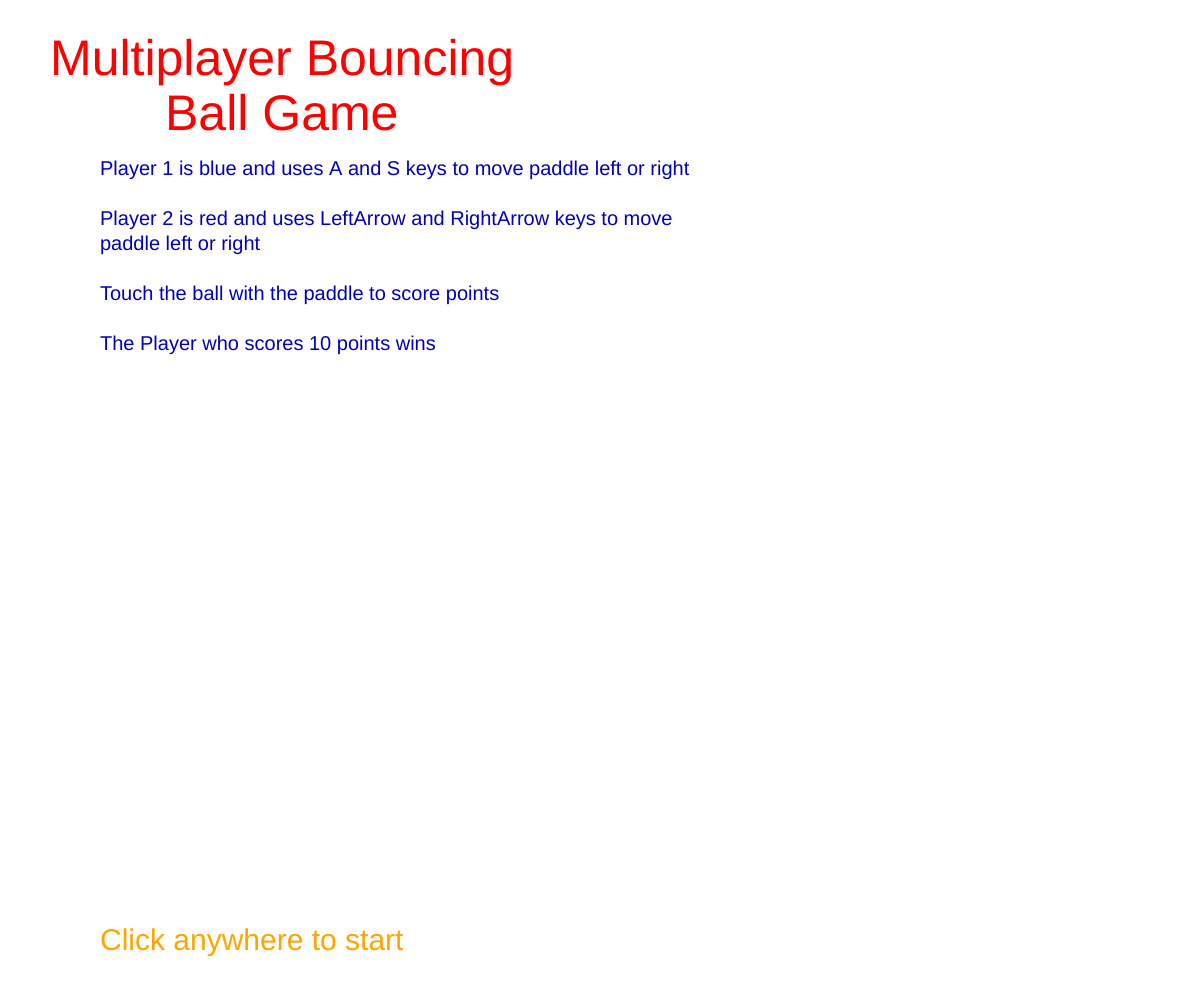
Frame 1 (no input)
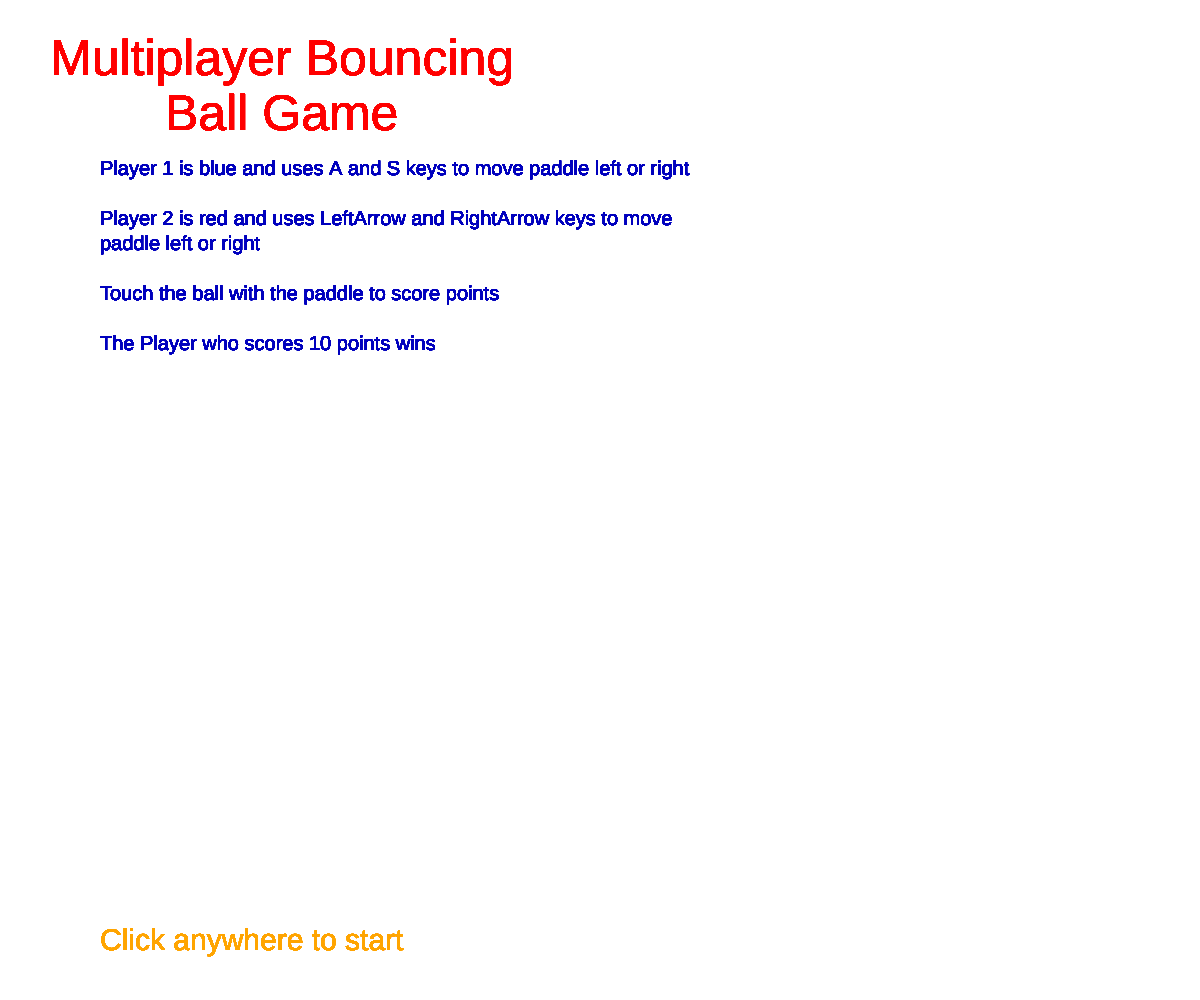
Frame 60 (no input)
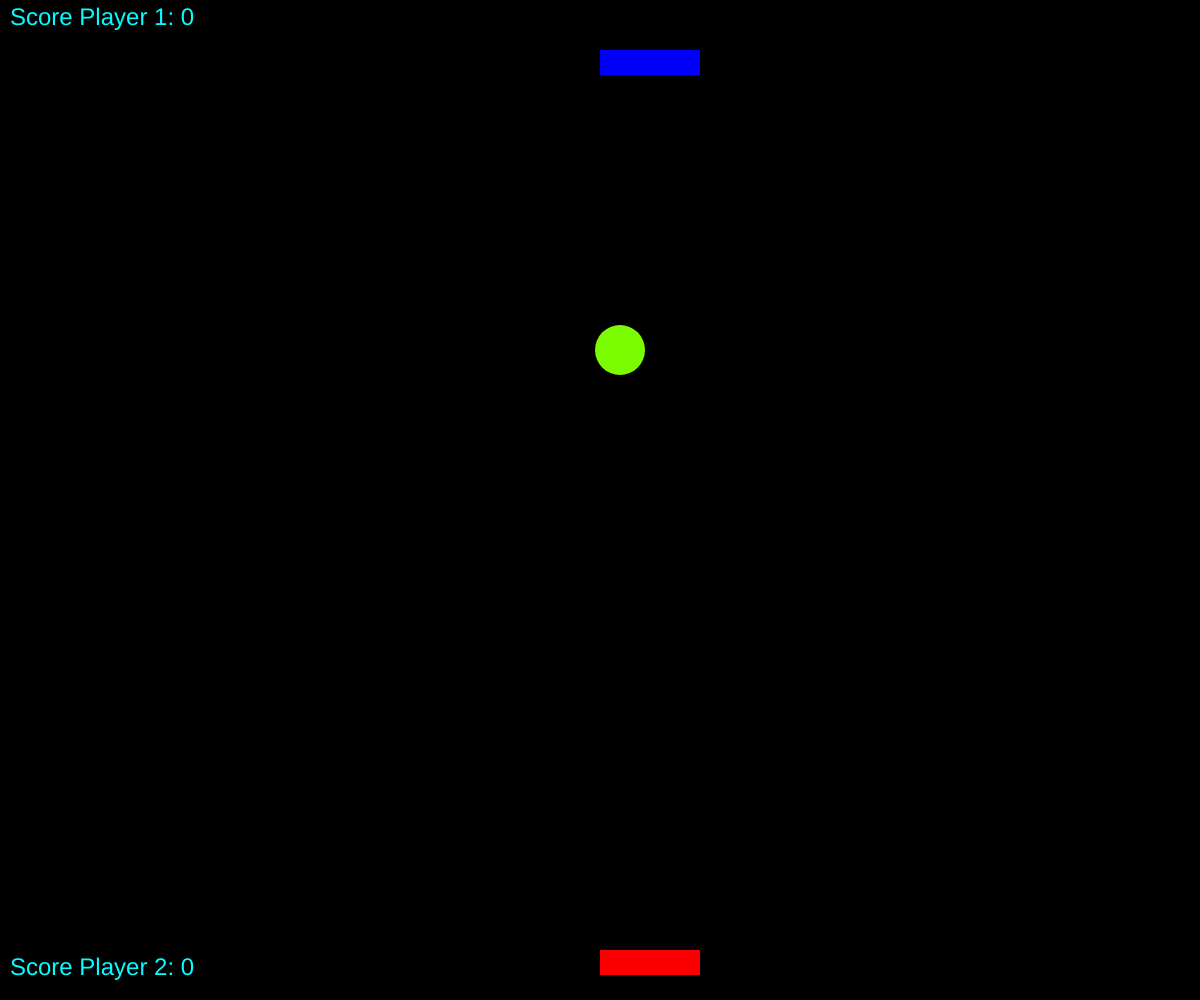
Frame 120 (the mouse pressed at the canvas centre since frame 60)

The p5.js sketch that drew these frames (run headless with seeded random() and noise() and a simulated clock; from frame 60 on, the mouse is pressed at the canvas centre):

// p5.js sketch
// ── sketch.js
// Variables for the ball
var xBall = Math.floor(Math.random() * 300) + 50;
var yBall = 50;
var diameter = 50;
var xBallChange = 5;
var yBallChange = 5;
var a=50,on=false,k=0,x=124,y=252,z=0;


// Variables for the paddle
var xPaddle,xPaddletop, yPaddletop;
var yPaddle;
var paddleWidth = 100;
var paddleHeight = 25;

var started = false;
var scorep1 = 0,scorep2=0;

function setup() {
  createCanvas(windowWidth, windowHeight);
  
 // background(0);
  
}

function draw() {
  if(on==false){
    //background(0,20)
    textSize(50)
    fill(255,0,0)
    text("Multiplayer Bouncing ",50,75)
    text("Ball Game",165,130)
    textSize(20)
    fill(0,0,190)
    text("Player 1 is blue and uses A and S keys to move paddle left or right",100,175)
    text("Player 2 is red and uses LeftArrow and RightArrow keys to move ",100,225)
    text("paddle left or right",100,250);
    text("Touch the ball with the paddle to score points",100,300) 
    text("The Player who scores 10 points wins",100,350) 
textSize(30)
    fill(255,165,0)
  text("Click anywhere to start",100,windowHeight-50)
   if(mouseIsPressed)
     on=true
          k++}
  if(on){
  background(0,255)

  // Ball bounces off walls
	xBall += xBallChange;
	yBall += yBallChange;
	if (xBall < diameter/2 || 
      xBall > windowWidth - 0.5*diameter) {
		xBallChange *= -1;
  }
	if (yBall < diameter/2 || 
      yBall > windowHeight - diameter) {
    yBallChange *= -1;
	}
  
  // Detect collision with paddlebelow
  if ((xBall > xPaddle) &&
      (xBall <xPaddle + paddleWidth) &&    
      (yBall + (diameter/2) >= yPaddle)&&(yBall - (diameter/2) <= yPaddle+paddleHeight)) {
    xBallChange *= -1;
    yBallChange *= -1;
    scorep2++;
    x=200
    y=0
    z=0
  }
 //  if((xPaddle+paddleWidth==xBall-(diameter/2))&&(yBall>yPaddle)&&(yPaddle+paddleHeight>yBall)){
 // xBallChange *= -1;
 //    yBallChange *= -1;
 //  print("touch")
 //  }
  
  // Detect collision with paddletop
  if ((xBall >xPaddletop) &&
      (xBall <xPaddletop + paddleWidth) &&(yBall + (diameter/2) >= yPaddletop)&&(yBall - (diameter/2) <= yPaddletop+paddleHeight)){
    xBallChange *= -1;
    yBallChange *= -1;
    scorep1++;
    x=0
    y=0
    z=200
  }
  
  
  // Draw ball
	fill(x,y,z);
	noStroke();
	ellipse(xBall, yBall, diameter, diameter);
  
  // Update paddle location
  if (!started) {
    xPaddle = windowWidth / 2;
    yPaddle = windowHeight - 50;
    xPaddletop=windowWidth / 2;
    yPaddletop=50;
    started = true;
  }
  
  // Draw paddle
  fill(250,0,0);
  noStroke();
  rect(xPaddle, yPaddle, paddleWidth, paddleHeight);
    fill(0,0,250)
  rect(xPaddletop, yPaddletop, paddleWidth, paddleHeight);
  
  // Draw score
  fill(0, 255, 255);
  textSize(24);
	text("Score Player 1: " + scorep1,10, 25 );
text("Score Player 2: " + scorep2, 10, windowHeight-25);
  
  
  if (keyIsDown(LEFT_ARROW)) {
    xPaddle -= 25;
  } else if (keyIsDown(RIGHT_ARROW)) {
    xPaddle += 25;
  }
 if (keyIsDown(65)) {
    xPaddletop -= 25;
  } else if (keyIsDown(68)) {
    xPaddletop += 25;
  }
  }
  if(scorep1==10){
    textSize(70)
    text("Player 1 wins",100,windowHeight/2);
    noLoop()
    }
  if(scorep2==10){
    textSize(70)
    text("Player 2 wins",100,windowHeight/2);
    noLoop()
    }
}
function mousePressed(){
on=!on;
}

  
